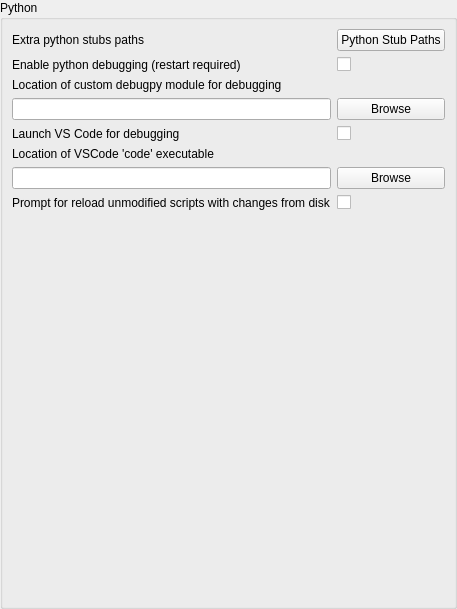
     <widget class="QWidget" name="pythonTab">
      <attribute name="title">
       <string>Python</string>
      </attribute>
      <layout class="QHBoxLayout" name="horizontalLayout_7">
       <property name="leftMargin">
        <number>0</number>
       </property>
       <property name="topMargin">
        <number>0</number>
       </property>
       <property name="rightMargin">
        <number>0</number>
       </property>
       <property name="bottomMargin">
        <number>0</number>
       </property>
       <item>
        <widget class="QGroupBox" name="groupBox_11">
         <property name="title">
          <string>Python</string>
         </property>
         <layout class="QGridLayout" name="gridLayout_10">
          <item row="0" column="0">
           <widget class="QLabel" name="Python_StubPathsLabel">
            <property name="sizePolicy">
             <sizepolicy hsizetype="Expanding" vsizetype="Preferred">
              <horstretch>0</horstretch>
              <verstretch>0</verstretch>
             </sizepolicy>
            </property>
            <property name="text">
             <string>Extra python stubs paths</string>
            </property>
           </widget>
          </item>
          <item row="0" column="1">
           <widget class="QPushButton" name="Python_StubPaths">
            <property name="text">
             <string>Python Stub Paths</string>
            </property>
           </widget>
          </item>
          <item row="1" column="0">
           <widget class="QLabel" name="Python_DebugEnabledLabel">
            <property name="text">
             <string>Enable python debugging (restart required)</string>
            </property>
           </widget>
          </item>
          <item row="1" column="1">
           <widget class="QCheckBox" name="Python_DebugEnabled">
            <property name="text">
             <string/>
            </property>
           </widget>
          </item>
          <item row="2" column="0" colspan="2">
           <widget class="QLabel" name="Python_DebugPyDirLabel">
            <property name="text">
             <string>Location of custom debugpy module for debugging</string>
            </property>
           </widget>
          </item>
          <item row="3" column="0">
           <widget class="QLineEdit" name="Python_DebugPyDir"/>
          </item>
          <item row="3" column="1">
           <widget class="QPushButton" name="Python_DebugPyDirBrowse">
            <property name="text">
             <string>Browse</string>
            </property>
           </widget>
          </item>
          <item row="4" column="0">
           <widget class="QLabel" name="Python_LaunchVSCodeLabel">
            <property name="text">
             <string>Launch VS Code for debugging</string>
            </property>
           </widget>
          </item>
          <item row="4" column="1">
           <widget class="QCheckBox" name="Python_LaunchVSCode">
            <property name="toolTip">
             <string>When debugging a python script or UI extension, launch new instance of VS Code.

If disabled, debugging will do nothing and wait for a debugger connection.</string>
            </property>
            <property name="text">
             <string/>
            </property>
           </widget>
          </item>
          <item row="5" column="0" colspan="2">
           <widget class="QLabel" name="Python_VSCodePathLabel">
            <property name="text">
             <string>Location of VSCode 'code' executable</string>
            </property>
           </widget>
          </item>
          <item row="6" column="0">
           <widget class="QLineEdit" name="Python_VSCodePath"/>
          </item>
          <item row="6" column="1">
           <widget class="QPushButton" name="Python_VSCodePathBrowse">
            <property name="text">
             <string>Browse</string>
            </property>
           </widget>
          </item>
          <item row="7" column="0">
           <widget class="QLabel" name="Python_PromptReloadUnchangedLabel">
            <property name="text">
             <string>Prompt for reload unmodified scripts with changes from disk</string>
            </property>
           </widget>
          </item>
          <item row="7" column="1">
           <widget class="QCheckBox" name="Python_PromptReloadUnchanged">
            <property name="toolTip">
             <string>If a script open in the python editor has changes on disk but has not been modified in the UI,
prompt when reloading from disk.</string>
            </property>
            <property name="text">
             <string/>
            </property>
           </widget>
          </item>
          <item row="8" column="0" colspan="2">
           <spacer name="verticalSpacer_9">
            <property name="orientation">
             <enum>Qt::Vertical</enum>
            </property>
            <property name="sizeHint" stdset="0">
             <size>
              <width>20</width>
              <height>387</height>
             </size>
            </property>
           </spacer>
          </item>
         </layout>
        </widget>
       </item>
      </layout>
     </widget>
